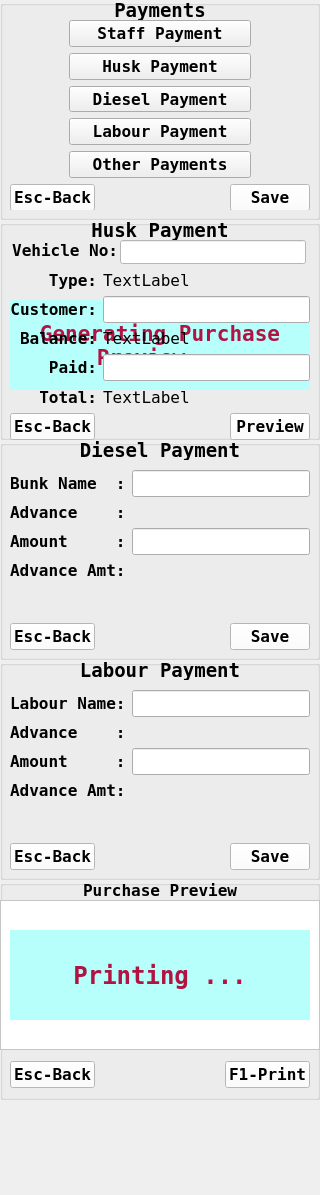
<?xml version="1.0" encoding="UTF-8"?>
<ui version="4.0">
 <class>Payment</class>
 <widget class="QWidget" name="Payment">
  <property name="geometry">
   <rect>
    <x>0</x>
    <y>0</y>
    <width>320</width>
    <height>1195</height>
   </rect>
  </property>
  <property name="font">
   <font>
    <family>DejaVu Sans Mono</family>
    <pointsize>12</pointsize>
   </font>
  </property>
  <property name="windowTitle">
   <string>Form</string>
  </property>
  <widget class="QGroupBox" name="groupBox_home">
   <property name="geometry">
    <rect>
     <x>0</x>
     <y>0</y>
     <width>320</width>
     <height>220</height>
    </rect>
   </property>
   <property name="title">
    <string/>
   </property>
   <widget class="QLabel" name="label">
    <property name="geometry">
     <rect>
      <x>0</x>
      <y>0</y>
      <width>320</width>
      <height>20</height>
     </rect>
    </property>
    <property name="font">
     <font>
      <pointsize>14</pointsize>
      <weight>75</weight>
      <bold>true</bold>
     </font>
    </property>
    <property name="text">
     <string>Payments</string>
    </property>
    <property name="alignment">
     <set>Qt::AlignCenter</set>
    </property>
   </widget>
   <widget class="QWidget" name="gridLayoutWidget">
    <property name="geometry">
     <rect>
      <x>10</x>
      <y>20</y>
      <width>300</width>
      <height>190</height>
     </rect>
    </property>
    <layout class="QGridLayout" name="gridLayout">
     <item row="2" column="2">
      <spacer name="horizontalSpacer_3">
       <property name="orientation">
        <enum>Qt::Horizontal</enum>
       </property>
       <property name="sizeHint" stdset="0">
        <size>
         <width>40</width>
         <height>20</height>
        </size>
       </property>
      </spacer>
     </item>
     <item row="1" column="1">
      <widget class="QPushButton" name="pushButton_Husk">
       <property name="font">
        <font>
         <weight>75</weight>
         <bold>true</bold>
        </font>
       </property>
       <property name="text">
        <string>Husk Payment</string>
       </property>
       <property name="autoDefault">
        <bool>true</bool>
       </property>
      </widget>
     </item>
     <item row="2" column="0">
      <spacer name="horizontalSpacer_2">
       <property name="orientation">
        <enum>Qt::Horizontal</enum>
       </property>
       <property name="sizeHint" stdset="0">
        <size>
         <width>40</width>
         <height>20</height>
        </size>
       </property>
      </spacer>
     </item>
     <item row="3" column="1">
      <widget class="QPushButton" name="pushButton_labour">
       <property name="font">
        <font>
         <weight>75</weight>
         <bold>true</bold>
        </font>
       </property>
       <property name="text">
        <string>Labour Payment</string>
       </property>
       <property name="autoDefault">
        <bool>true</bool>
       </property>
      </widget>
     </item>
     <item row="4" column="1">
      <widget class="QPushButton" name="pushButton_other">
       <property name="font">
        <font>
         <weight>75</weight>
         <bold>true</bold>
        </font>
       </property>
       <property name="text">
        <string>Other Payments</string>
       </property>
       <property name="autoDefault">
        <bool>true</bool>
       </property>
      </widget>
     </item>
     <item row="2" column="1">
      <widget class="QPushButton" name="pushButton_Diesel">
       <property name="font">
        <font>
         <weight>75</weight>
         <bold>true</bold>
        </font>
       </property>
       <property name="text">
        <string>  Diesel Payment  </string>
       </property>
       <property name="autoDefault">
        <bool>true</bool>
       </property>
      </widget>
     </item>
     <item row="0" column="1">
      <widget class="QPushButton" name="pushButton_staff">
       <property name="font">
        <font>
         <weight>75</weight>
         <bold>true</bold>
        </font>
       </property>
       <property name="text">
        <string>Staff Payment</string>
       </property>
       <property name="autoDefault">
        <bool>true</bool>
       </property>
      </widget>
     </item>
     <item row="6" column="0" colspan="3">
      <layout class="QHBoxLayout" name="horizontalLayout">
       <item>
        <widget class="QPushButton" name="pushButton_back">
         <property name="font">
          <font>
           <family>DejaVu Sans Mono</family>
           <pointsize>12</pointsize>
           <weight>75</weight>
           <bold>true</bold>
          </font>
         </property>
         <property name="focusPolicy">
          <enum>Qt::NoFocus</enum>
         </property>
         <property name="styleSheet">
          <string notr="true">background-color: rgb(255, 255, 255);</string>
         </property>
         <property name="text">
          <string>Esc-Back</string>
         </property>
         <property name="autoDefault">
          <bool>true</bool>
         </property>
        </widget>
       </item>
       <item>
        <spacer name="horizontalSpacer">
         <property name="orientation">
          <enum>Qt::Horizontal</enum>
         </property>
         <property name="sizeHint" stdset="0">
          <size>
           <width>40</width>
           <height>20</height>
          </size>
         </property>
        </spacer>
       </item>
       <item>
        <widget class="QPushButton" name="pushButton_save">
         <property name="font">
          <font>
           <family>DejaVu Sans Mono</family>
           <pointsize>12</pointsize>
           <weight>75</weight>
           <bold>true</bold>
          </font>
         </property>
         <property name="styleSheet">
          <string notr="true">background-color: rgb(255, 255, 255);</string>
         </property>
         <property name="text">
          <string>Save</string>
         </property>
         <property name="autoDefault">
          <bool>true</bool>
         </property>
        </widget>
       </item>
      </layout>
     </item>
     <item row="5" column="1">
      <spacer name="verticalSpacer">
       <property name="orientation">
        <enum>Qt::Vertical</enum>
       </property>
       <property name="sizeHint" stdset="0">
        <size>
         <width>20</width>
         <height>40</height>
        </size>
       </property>
      </spacer>
     </item>
    </layout>
   </widget>
  </widget>
  <widget class="QGroupBox" name="groupBox_Husk">
   <property name="geometry">
    <rect>
     <x>0</x>
     <y>220</y>
     <width>320</width>
     <height>220</height>
    </rect>
   </property>
   <property name="title">
    <string/>
   </property>
   <widget class="QLabel" name="label_2">
    <property name="geometry">
     <rect>
      <x>0</x>
      <y>0</y>
      <width>320</width>
      <height>20</height>
     </rect>
    </property>
    <property name="font">
     <font>
      <pointsize>14</pointsize>
      <weight>75</weight>
      <bold>true</bold>
     </font>
    </property>
    <property name="text">
     <string>Husk Payment</string>
    </property>
    <property name="alignment">
     <set>Qt::AlignCenter</set>
    </property>
   </widget>
   <widget class="QLabel" name="label_3">
    <property name="geometry">
     <rect>
      <x>8</x>
      <y>18</y>
      <width>110</width>
      <height>24</height>
     </rect>
    </property>
    <property name="font">
     <font>
      <family>DejaVu Sans Mono</family>
      <pointsize>12</pointsize>
      <weight>75</weight>
      <bold>true</bold>
     </font>
    </property>
    <property name="text">
     <string>Vehicle No:</string>
    </property>
    <property name="alignment">
     <set>Qt::AlignRight|Qt::AlignTrailing|Qt::AlignVCenter</set>
    </property>
   </widget>
   <widget class="QLineEdit" name="lineEdit_vehicle_number">
    <property name="geometry">
     <rect>
      <x>120</x>
      <y>20</y>
      <width>186</width>
      <height>24</height>
     </rect>
    </property>
    <property name="font">
     <font>
      <family>DejaVu Sans Mono</family>
      <pointsize>12</pointsize>
     </font>
    </property>
    <property name="styleSheet">
     <string notr="true">background-color: rgb(255, 255, 255);</string>
    </property>
    <property name="text">
     <string/>
    </property>
   </widget>
   <widget class="QWidget" name="gridLayoutWidget_2">
    <property name="geometry">
     <rect>
      <x>10</x>
      <y>50</y>
      <width>300</width>
      <height>170</height>
     </rect>
    </property>
    <layout class="QGridLayout" name="gridLayout_2">
     <item row="0" column="0">
      <widget class="QLabel" name="label_vihecleType_title">
       <property name="font">
        <font>
         <weight>75</weight>
         <bold>true</bold>
        </font>
       </property>
       <property name="text">
        <string>Type:</string>
       </property>
       <property name="alignment">
        <set>Qt::AlignRight|Qt::AlignTrailing|Qt::AlignVCenter</set>
       </property>
      </widget>
     </item>
     <item row="4" column="1">
      <widget class="QLabel" name="label_Total">
       <property name="text">
        <string>TextLabel</string>
       </property>
      </widget>
     </item>
     <item row="1" column="0">
      <widget class="QLabel" name="label_4">
       <property name="font">
        <font>
         <weight>75</weight>
         <bold>true</bold>
        </font>
       </property>
       <property name="text">
        <string>Customer:</string>
       </property>
       <property name="alignment">
        <set>Qt::AlignRight|Qt::AlignTrailing|Qt::AlignVCenter</set>
       </property>
      </widget>
     </item>
     <item row="2" column="0">
      <widget class="QLabel" name="label_balance_title">
       <property name="font">
        <font>
         <weight>75</weight>
         <bold>true</bold>
        </font>
       </property>
       <property name="text">
        <string>Balance:</string>
       </property>
       <property name="alignment">
        <set>Qt::AlignRight|Qt::AlignTrailing|Qt::AlignVCenter</set>
       </property>
      </widget>
     </item>
     <item row="3" column="0">
      <widget class="QLabel" name="label_7">
       <property name="font">
        <font>
         <weight>75</weight>
         <bold>true</bold>
        </font>
       </property>
       <property name="text">
        <string>Paid:</string>
       </property>
       <property name="alignment">
        <set>Qt::AlignRight|Qt::AlignTrailing|Qt::AlignVCenter</set>
       </property>
      </widget>
     </item>
     <item row="1" column="1">
      <widget class="QLineEdit" name="lineEdit_customer"/>
     </item>
     <item row="3" column="1">
      <widget class="QLineEdit" name="lineEdit_paid_amt"/>
     </item>
     <item row="4" column="0">
      <widget class="QLabel" name="label_Total_title">
       <property name="font">
        <font>
         <weight>75</weight>
         <bold>true</bold>
        </font>
       </property>
       <property name="text">
        <string>Total:</string>
       </property>
       <property name="alignment">
        <set>Qt::AlignRight|Qt::AlignTrailing|Qt::AlignVCenter</set>
       </property>
      </widget>
     </item>
     <item row="0" column="1">
      <widget class="QLabel" name="label_vihecleType">
       <property name="text">
        <string>TextLabel</string>
       </property>
      </widget>
     </item>
     <item row="2" column="1">
      <widget class="QLabel" name="label_balance">
       <property name="text">
        <string>TextLabel</string>
       </property>
      </widget>
     </item>
     <item row="5" column="0" colspan="2">
      <layout class="QHBoxLayout" name="horizontalLayout_2">
       <item>
        <widget class="QPushButton" name="pushButton_back_2">
         <property name="font">
          <font>
           <family>DejaVu Sans Mono</family>
           <pointsize>12</pointsize>
           <weight>75</weight>
           <bold>true</bold>
          </font>
         </property>
         <property name="focusPolicy">
          <enum>Qt::NoFocus</enum>
         </property>
         <property name="styleSheet">
          <string notr="true">background-color: rgb(255, 255, 255);</string>
         </property>
         <property name="text">
          <string>Esc-Back</string>
         </property>
         <property name="autoDefault">
          <bool>true</bool>
         </property>
        </widget>
       </item>
       <item>
        <spacer name="horizontalSpacer_4">
         <property name="orientation">
          <enum>Qt::Horizontal</enum>
         </property>
         <property name="sizeHint" stdset="0">
          <size>
           <width>40</width>
           <height>20</height>
          </size>
         </property>
        </spacer>
       </item>
       <item>
        <widget class="QPushButton" name="pushButton_husk_payment_save">
         <property name="font">
          <font>
           <family>DejaVu Sans Mono</family>
           <pointsize>12</pointsize>
           <weight>75</weight>
           <bold>true</bold>
          </font>
         </property>
         <property name="styleSheet">
          <string notr="true">background-color: rgb(255, 255, 255);</string>
         </property>
         <property name="text">
          <string>Preview</string>
         </property>
         <property name="autoDefault">
          <bool>true</bool>
         </property>
        </widget>
       </item>
      </layout>
     </item>
    </layout>
   </widget>
   <widget class="QLabel" name="label_info">
    <property name="geometry">
     <rect>
      <x>10</x>
      <y>80</y>
      <width>300</width>
      <height>90</height>
     </rect>
    </property>
    <property name="font">
     <font>
      <family>DejaVu Sans Mono</family>
      <pointsize>16</pointsize>
      <weight>75</weight>
      <bold>true</bold>
     </font>
    </property>
    <property name="styleSheet">
     <string notr="true">background-color: rgb(183, 255, 251);
color: rgb(177, 19, 66);</string>
    </property>
    <property name="text">
     <string>Generating Purchase Preview...</string>
    </property>
    <property name="alignment">
     <set>Qt::AlignCenter</set>
    </property>
    <property name="wordWrap">
     <bool>true</bool>
    </property>
   </widget>
   <zorder>label_info</zorder>
   <zorder>label_2</zorder>
   <zorder>label_3</zorder>
   <zorder>lineEdit_vehicle_number</zorder>
   <zorder>gridLayoutWidget_2</zorder>
  </widget>
  <widget class="QGroupBox" name="groupBox_diesel_payment">
   <property name="geometry">
    <rect>
     <x>0</x>
     <y>440</y>
     <width>320</width>
     <height>220</height>
    </rect>
   </property>
   <property name="title">
    <string/>
   </property>
   <widget class="QLabel" name="label_5">
    <property name="geometry">
     <rect>
      <x>0</x>
      <y>0</y>
      <width>320</width>
      <height>20</height>
     </rect>
    </property>
    <property name="font">
     <font>
      <pointsize>14</pointsize>
      <weight>75</weight>
      <bold>true</bold>
     </font>
    </property>
    <property name="text">
     <string>Diesel Payment</string>
    </property>
    <property name="alignment">
     <set>Qt::AlignCenter</set>
    </property>
   </widget>
   <widget class="QWidget" name="gridLayoutWidget_3">
    <property name="geometry">
     <rect>
      <x>10</x>
      <y>30</y>
      <width>300</width>
      <height>180</height>
     </rect>
    </property>
    <layout class="QGridLayout" name="gridLayout_3">
     <item row="2" column="1">
      <widget class="QLineEdit" name="lineEdit_diesel_amount"/>
     </item>
     <item row="1" column="1">
      <widget class="QLabel" name="label_diesel_pending">
       <property name="text">
        <string/>
       </property>
      </widget>
     </item>
     <item row="1" column="0">
      <widget class="QLabel" name="label_8">
       <property name="font">
        <font>
         <weight>75</weight>
         <bold>true</bold>
        </font>
       </property>
       <property name="text">
        <string>Advance    :</string>
       </property>
      </widget>
     </item>
     <item row="5" column="0" colspan="2">
      <layout class="QHBoxLayout" name="horizontalLayout_3">
       <item>
        <widget class="QPushButton" name="pushButton_back_deisel">
         <property name="font">
          <font>
           <family>DejaVu Sans Mono</family>
           <pointsize>12</pointsize>
           <weight>75</weight>
           <bold>true</bold>
          </font>
         </property>
         <property name="focusPolicy">
          <enum>Qt::NoFocus</enum>
         </property>
         <property name="styleSheet">
          <string notr="true">background-color: rgb(255, 255, 255);</string>
         </property>
         <property name="text">
          <string>Esc-Back</string>
         </property>
         <property name="autoDefault">
          <bool>true</bool>
         </property>
        </widget>
       </item>
       <item>
        <spacer name="horizontalSpacer_5">
         <property name="orientation">
          <enum>Qt::Horizontal</enum>
         </property>
         <property name="sizeHint" stdset="0">
          <size>
           <width>40</width>
           <height>20</height>
          </size>
         </property>
        </spacer>
       </item>
       <item>
        <widget class="QPushButton" name="pushButton_payment_diesel_save">
         <property name="font">
          <font>
           <family>DejaVu Sans Mono</family>
           <pointsize>12</pointsize>
           <weight>75</weight>
           <bold>true</bold>
          </font>
         </property>
         <property name="styleSheet">
          <string notr="true">background-color: rgb(255, 255, 255);</string>
         </property>
         <property name="text">
          <string>Save</string>
         </property>
         <property name="autoDefault">
          <bool>true</bool>
         </property>
        </widget>
       </item>
      </layout>
     </item>
     <item row="0" column="0">
      <widget class="QLabel" name="label_6">
       <property name="font">
        <font>
         <weight>75</weight>
         <bold>true</bold>
        </font>
       </property>
       <property name="text">
        <string>Bunk Name  :</string>
       </property>
      </widget>
     </item>
     <item row="0" column="1">
      <widget class="QLineEdit" name="lineEdit_diesel_bunk_name"/>
     </item>
     <item row="2" column="0">
      <widget class="QLabel" name="label_9">
       <property name="font">
        <font>
         <weight>75</weight>
         <bold>true</bold>
        </font>
       </property>
       <property name="text">
        <string>Amount     :</string>
       </property>
      </widget>
     </item>
     <item row="3" column="0">
      <widget class="QLabel" name="label_diesel_balance_title">
       <property name="font">
        <font>
         <weight>75</weight>
         <bold>true</bold>
        </font>
       </property>
       <property name="text">
        <string>Advance Amt:</string>
       </property>
      </widget>
     </item>
     <item row="3" column="1">
      <widget class="QLabel" name="label_diesel_balance_amt">
       <property name="text">
        <string/>
       </property>
      </widget>
     </item>
     <item row="4" column="0">
      <spacer name="verticalSpacer_2">
       <property name="orientation">
        <enum>Qt::Vertical</enum>
       </property>
       <property name="sizeHint" stdset="0">
        <size>
         <width>20</width>
         <height>40</height>
        </size>
       </property>
      </spacer>
     </item>
    </layout>
   </widget>
  </widget>
  <widget class="QGroupBox" name="groupBox_labour_payment">
   <property name="geometry">
    <rect>
     <x>0</x>
     <y>660</y>
     <width>320</width>
     <height>220</height>
    </rect>
   </property>
   <property name="title">
    <string/>
   </property>
   <widget class="QLabel" name="label_10">
    <property name="geometry">
     <rect>
      <x>0</x>
      <y>0</y>
      <width>320</width>
      <height>20</height>
     </rect>
    </property>
    <property name="font">
     <font>
      <pointsize>14</pointsize>
      <weight>75</weight>
      <bold>true</bold>
     </font>
    </property>
    <property name="text">
     <string>Labour Payment</string>
    </property>
    <property name="alignment">
     <set>Qt::AlignCenter</set>
    </property>
   </widget>
   <widget class="QWidget" name="gridLayoutWidget_4">
    <property name="geometry">
     <rect>
      <x>10</x>
      <y>30</y>
      <width>300</width>
      <height>180</height>
     </rect>
    </property>
    <layout class="QGridLayout" name="gridLayout_4">
     <item row="2" column="1">
      <widget class="QLineEdit" name="lineEdit_labour_amount"/>
     </item>
     <item row="1" column="1">
      <widget class="QLabel" name="label_labour_pending">
       <property name="text">
        <string/>
       </property>
      </widget>
     </item>
     <item row="1" column="0">
      <widget class="QLabel" name="label_11">
       <property name="font">
        <font>
         <weight>75</weight>
         <bold>true</bold>
        </font>
       </property>
       <property name="text">
        <string>Advance    :</string>
       </property>
      </widget>
     </item>
     <item row="5" column="0" colspan="2">
      <layout class="QHBoxLayout" name="horizontalLayout_4">
       <item>
        <widget class="QPushButton" name="pushButton_labour_deisel">
         <property name="font">
          <font>
           <family>DejaVu Sans Mono</family>
           <pointsize>12</pointsize>
           <weight>75</weight>
           <bold>true</bold>
          </font>
         </property>
         <property name="focusPolicy">
          <enum>Qt::NoFocus</enum>
         </property>
         <property name="styleSheet">
          <string notr="true">background-color: rgb(255, 255, 255);</string>
         </property>
         <property name="text">
          <string>Esc-Back</string>
         </property>
         <property name="autoDefault">
          <bool>true</bool>
         </property>
        </widget>
       </item>
       <item>
        <spacer name="horizontalSpacer_6">
         <property name="orientation">
          <enum>Qt::Horizontal</enum>
         </property>
         <property name="sizeHint" stdset="0">
          <size>
           <width>40</width>
           <height>20</height>
          </size>
         </property>
        </spacer>
       </item>
       <item>
        <widget class="QPushButton" name="pushButton_payment_labour_save">
         <property name="font">
          <font>
           <family>DejaVu Sans Mono</family>
           <pointsize>12</pointsize>
           <weight>75</weight>
           <bold>true</bold>
          </font>
         </property>
         <property name="styleSheet">
          <string notr="true">background-color: rgb(255, 255, 255);</string>
         </property>
         <property name="text">
          <string>Save</string>
         </property>
         <property name="autoDefault">
          <bool>true</bool>
         </property>
        </widget>
       </item>
      </layout>
     </item>
     <item row="0" column="0">
      <widget class="QLabel" name="label_12">
       <property name="font">
        <font>
         <weight>75</weight>
         <bold>true</bold>
        </font>
       </property>
       <property name="text">
        <string>Labour Name:</string>
       </property>
      </widget>
     </item>
     <item row="0" column="1">
      <widget class="QLineEdit" name="lineEdit_labour_name"/>
     </item>
     <item row="2" column="0">
      <widget class="QLabel" name="label_13">
       <property name="font">
        <font>
         <weight>75</weight>
         <bold>true</bold>
        </font>
       </property>
       <property name="text">
        <string>Amount     :</string>
       </property>
      </widget>
     </item>
     <item row="3" column="0">
      <widget class="QLabel" name="label_labour_balance_title">
       <property name="font">
        <font>
         <weight>75</weight>
         <bold>true</bold>
        </font>
       </property>
       <property name="text">
        <string>Advance Amt:</string>
       </property>
      </widget>
     </item>
     <item row="3" column="1">
      <widget class="QLabel" name="label_labour_balance_amt">
       <property name="text">
        <string/>
       </property>
      </widget>
     </item>
     <item row="4" column="0">
      <spacer name="verticalSpacer_3">
       <property name="orientation">
        <enum>Qt::Vertical</enum>
       </property>
       <property name="sizeHint" stdset="0">
        <size>
         <width>20</width>
         <height>40</height>
        </size>
       </property>
      </spacer>
     </item>
    </layout>
   </widget>
  </widget>
  <widget class="QGroupBox" name="groupBox_preview">
   <property name="geometry">
    <rect>
     <x>0</x>
     <y>880</y>
     <width>320</width>
     <height>220</height>
    </rect>
   </property>
   <property name="font">
    <font>
     <family>DejaVu Sans Mono</family>
     <pointsize>12</pointsize>
     <weight>75</weight>
     <bold>true</bold>
    </font>
   </property>
   <property name="title">
    <string/>
   </property>
   <widget class="QLabel" name="label_14">
    <property name="geometry">
     <rect>
      <x>0</x>
      <y>0</y>
      <width>320</width>
      <height>20</height>
     </rect>
    </property>
    <property name="font">
     <font>
      <family>DejaVu Sans Mono</family>
      <pointsize>12</pointsize>
      <weight>75</weight>
      <bold>true</bold>
     </font>
    </property>
    <property name="text">
     <string>Purchase Preview</string>
    </property>
    <property name="alignment">
     <set>Qt::AlignCenter</set>
    </property>
   </widget>
   <widget class="QTextEdit" name="textEdit">
    <property name="geometry">
     <rect>
      <x>0</x>
      <y>20</y>
      <width>320</width>
      <height>150</height>
     </rect>
    </property>
    <property name="font">
     <font>
      <family>Monospace</family>
     </font>
    </property>
    <property name="styleSheet">
     <string notr="true">background-color: rgb(255, 255, 255);</string>
    </property>
    <property name="readOnly">
     <bool>true</bool>
    </property>
   </widget>
   <widget class="QWidget" name="horizontalLayoutWidget_2">
    <property name="geometry">
     <rect>
      <x>10</x>
      <y>180</y>
      <width>300</width>
      <height>30</height>
     </rect>
    </property>
    <layout class="QHBoxLayout" name="horizontalLayout_5">
     <item>
      <widget class="QPushButton" name="pushButton_print_3">
       <property name="font">
        <font>
         <family>DejaVu Sans Mono</family>
         <pointsize>12</pointsize>
         <weight>75</weight>
         <bold>true</bold>
        </font>
       </property>
       <property name="focusPolicy">
        <enum>Qt::NoFocus</enum>
       </property>
       <property name="styleSheet">
        <string notr="true">background-color: rgb(255, 255, 255);</string>
       </property>
       <property name="text">
        <string>Esc-Back</string>
       </property>
       <property name="autoDefault">
        <bool>true</bool>
       </property>
      </widget>
     </item>
     <item>
      <spacer name="horizontalSpacer_7">
       <property name="orientation">
        <enum>Qt::Horizontal</enum>
       </property>
       <property name="sizeHint" stdset="0">
        <size>
         <width>40</width>
         <height>20</height>
        </size>
       </property>
      </spacer>
     </item>
     <item>
      <widget class="QPushButton" name="pushButton_print_4">
       <property name="font">
        <font>
         <family>DejaVu Sans Mono</family>
         <pointsize>12</pointsize>
         <weight>75</weight>
         <bold>true</bold>
        </font>
       </property>
       <property name="styleSheet">
        <string notr="true">background-color: rgb(255, 255, 255);</string>
       </property>
       <property name="text">
        <string>F1-Print</string>
       </property>
       <property name="autoDefault">
        <bool>true</bool>
       </property>
      </widget>
     </item>
    </layout>
   </widget>
   <widget class="QLabel" name="label_info_2">
    <property name="geometry">
     <rect>
      <x>10</x>
      <y>50</y>
      <width>300</width>
      <height>90</height>
     </rect>
    </property>
    <property name="font">
     <font>
      <family>DejaVu Sans Mono</family>
      <pointsize>18</pointsize>
      <weight>75</weight>
      <bold>true</bold>
     </font>
    </property>
    <property name="styleSheet">
     <string notr="true">background-color: rgb(183, 255, 251);
color: rgb(177, 19, 66);</string>
    </property>
    <property name="text">
     <string>Printing ...</string>
    </property>
    <property name="alignment">
     <set>Qt::AlignCenter</set>
    </property>
    <property name="wordWrap">
     <bool>true</bool>
    </property>
   </widget>
  </widget>
 </widget>
 <tabstops>
  <tabstop>pushButton_staff</tabstop>
  <tabstop>pushButton_Husk</tabstop>
  <tabstop>pushButton_Diesel</tabstop>
  <tabstop>pushButton_labour</tabstop>
  <tabstop>pushButton_other</tabstop>
  <tabstop>pushButton_save</tabstop>
  <tabstop>lineEdit_vehicle_number</tabstop>
  <tabstop>lineEdit_customer</tabstop>
  <tabstop>lineEdit_paid_amt</tabstop>
  <tabstop>pushButton_husk_payment_save</tabstop>
 </tabstops>
 <resources/>
 <connections/>
</ui>
